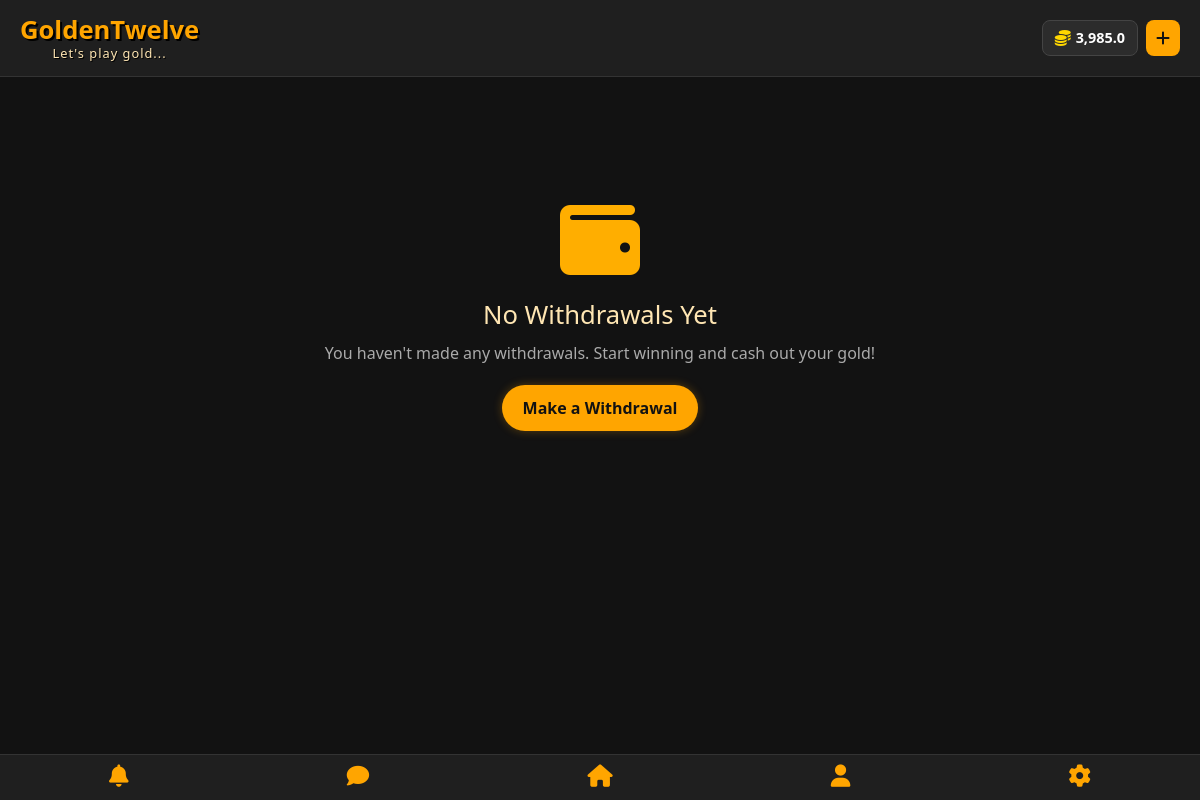
The app's page /withdrawalHistory (signed in), older data.
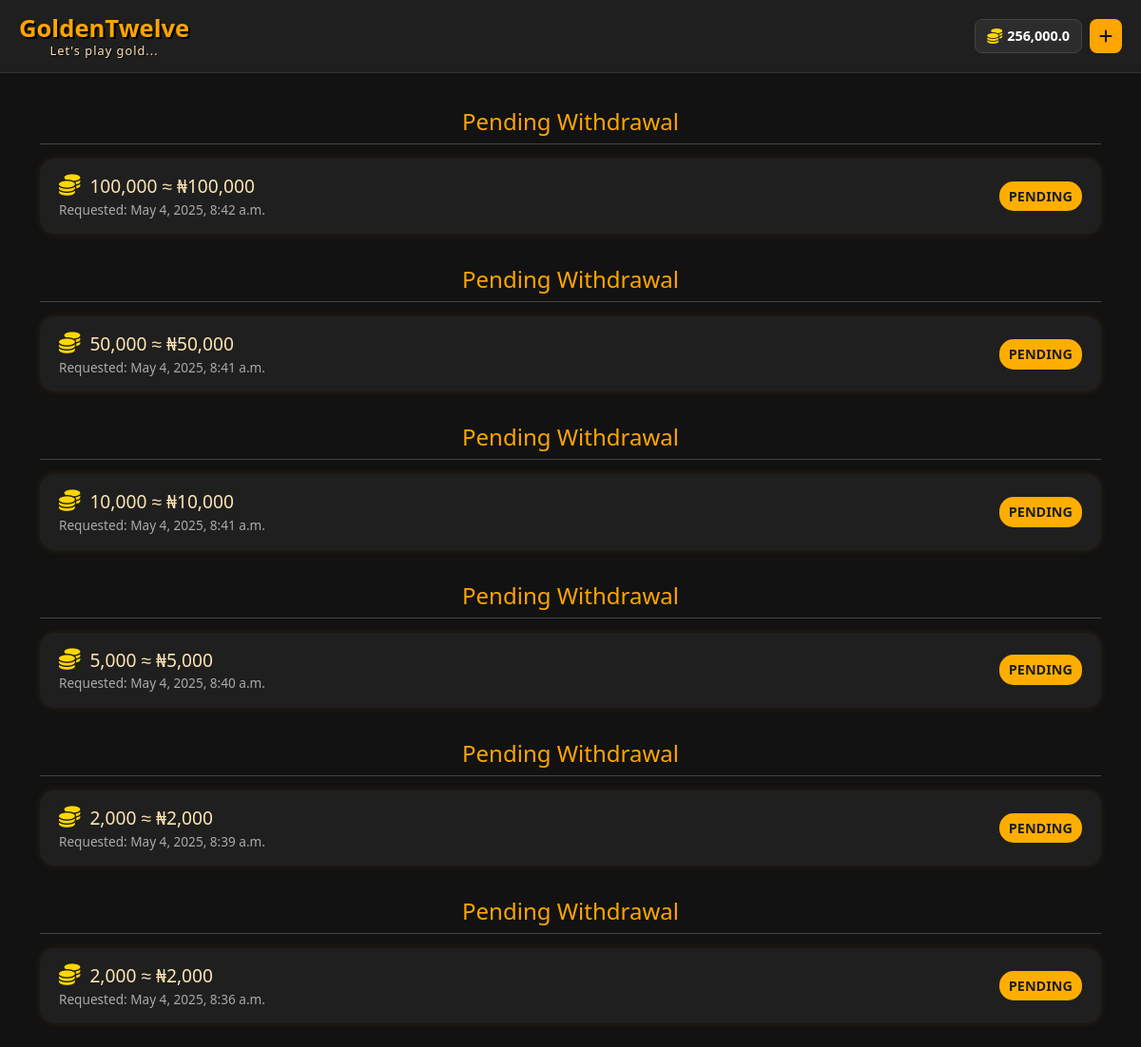
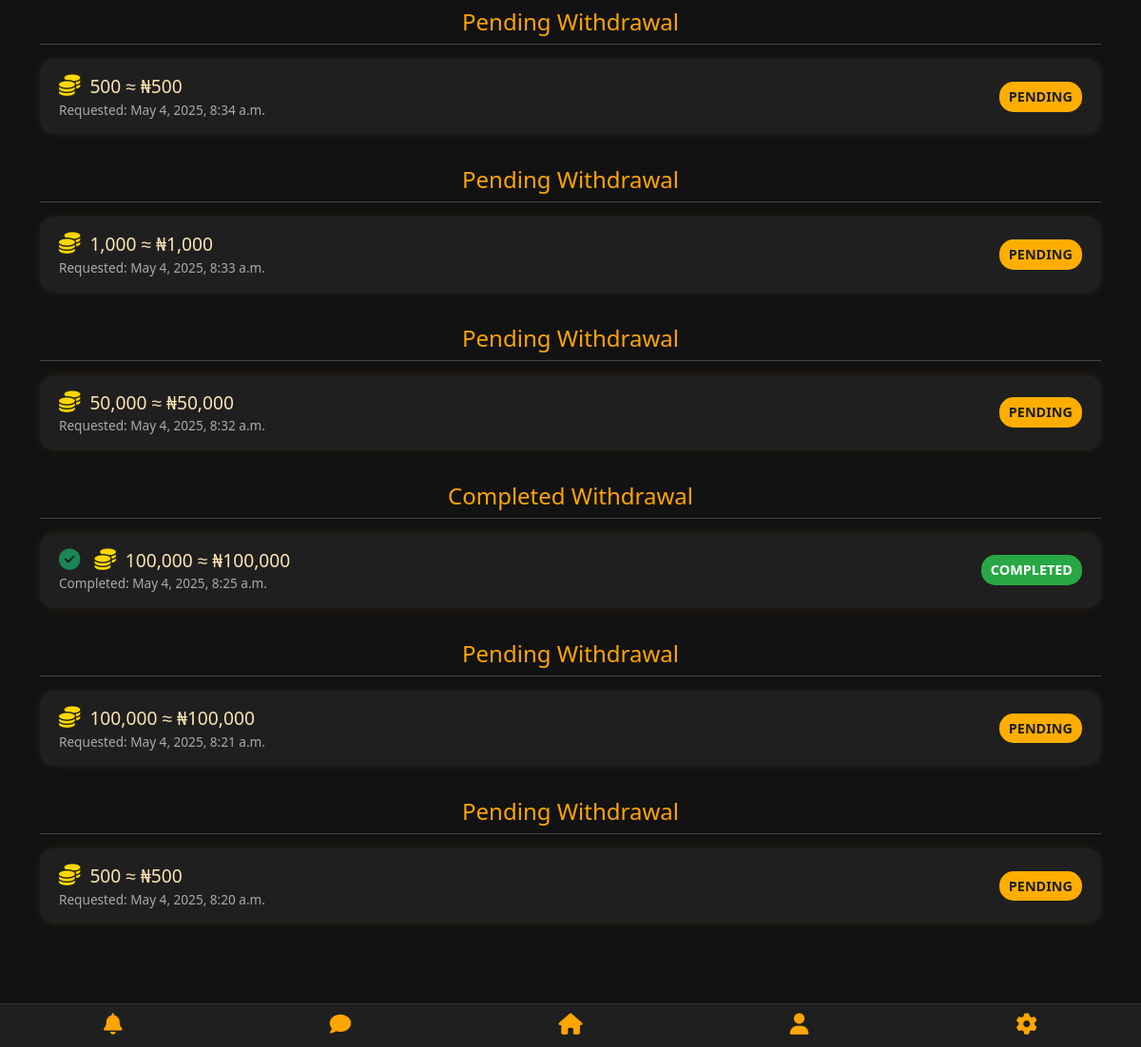
The same page, newer data (2 pictures, top to bottom).
### main/models.py (models this page shows, shortened)
class Withdrawals(models.Model):
    user = models.CharField(max_length=1000,null=True,blank=True)
    amount = models.CharField(max_length=1000,null=True,blank=True)
    status = models.CharField(default="Pending",max_length=1000,null=True,blank=True)
    date = models.DateTimeField(auto_now_add=True)

### main/views.py (the view)
# urls.py: path("withdrawalHistory",WithdrawalHistory.as_view(),name="withdrawal_history_page"),
class WithdrawalHistory(View):
    def get(self,request):
        if request.user.is_authenticated:
            get_username = request.user.username
            user_id = request.user.id
            get_member = Members.objects.get(id=int(user_id))
            get_member_balance = get_member.balance
            get_member_withdrawal_history = get_member.my_withdrawals.all()
            context = {
                "username": get_username,
                "balance": "{:,}".format(get_member_balance),
                "withdrawals": get_member_withdrawal_history
            }
            return render(request, "withdrawal_history.html", context)
        else:
            return redirect("index_page")

### templates/withdrawal_history.html (shortened to what this page needs)
{% load static %}
<!DOCTYPE html>
<html lang="en">
<head>
  <link href="https://cdn.jsdelivr.net/npm/bootstrap@5.3.2/dist/css/bootstrap.min.css" rel="stylesheet"/>
  <link href="https://cdnjs.cloudflare.com/ajax/libs/font-awesome/6.4.0/css/all.min.css" rel="stylesheet"/>
</head>
<body>
  <div class="navbar">
    <div class="navbar-brand">
      GoldenTwelve
      <small class="slogan text-center">Let's play gold...</small>
    </div>
    <div class="balance-section">
      <div class="balance-box">
        <i class="fas fa-coins gold-icon"></i> {{balance}}
      </div>
      <button class="add-money-icon" data-bs-toggle="modal" data-bs-target="#depositModal" title="Add Money">
        <i class="fas fa-plus"></i>
      </button>
    </div>
  </div>
  {% if withdrawals %}
  <div class="container">
    {% for i in withdrawals reversed %}
        {% if i.status == "Pending" %}
          <div class="section-title">Pending Withdrawal</div>
          <div class="transaction-card">
            <div class="transaction-info">
              <div class="transaction-amount"><i class="fas fa-coins gold-icon"></i>{{i.amount}}  ≈ ₦{{i.amount}}  </div>
              <time class="transaction-date">Requested: {{i.date}}</time>
            </div>
            <div class="status-badge pending">Pending</div>
          </div>
        {% elif i.status == "Completed" %}
          <div class="section-title">Completed Withdrawal</div>
          <div class="transaction-card">
            <div class="transaction-info">
              <div class="transaction-amount"><i class="fas fa-check-circle text-success"></i> <i class="fas fa-coins gold-icon"></i>{{i.amount}}  ≈  ₦{{i.amount}}</div>
              <div class="transaction-date">Completed: {{i.date}}</div>
            </div>
            <div class="status-badge completed">Completed</div>
          </div>
        {% endif %}
    {% endfor %}
  </div>
  {% else %}
    <div class="empty-state text-center">
      <i class="fas fa-wallet"></i>
      <h3>No Withdrawals Yet</h3>
      <p>You haven't made any withdrawals. Start winning and cash out your gold!</p>
      <a href="{% url 'make_withdrawal_page' %}" class="btn">Make a Withdrawal</a>
    </div>
  {% endif %}
  <div class="bottom-nav">
    <a href="{% url 'notification_alerts_page' %}"><i class="fas fa-bell" id="ringing"></i></a>
    <a href="{% url 'chat_page' %}"><i class="fas fa-comment" id="chatting"></i></a>
    <a href="{% url 'home_page' %}"><i class="fas fa-home"></i></a>
    <a href="/profile/{{username}}"><i class="fas fa-user"></i></a>
    <a href="/{{username}}/settings"><i class="fas fa-cog"></i></a>
  </div>
</body>
</html>

### templates/withdrawal_history.html (style rules this page uses)
body { background-color: #121212; color: #fff; font-family: 'Segoe UI', sans-serif; padding-top: 80px; padding-bottom: 120px; }
.navbar { position: fixed; top: 0; left: 0; right: 0; background-color: #1f1f1f; border-bottom: 1px solid #333; z-index: 1000; padding: 10px 20px; display: flex; justify-content: space-between; align-items: center; }
.navbar-brand { font-size: 1.6rem; font-weight: bold; color: orange; text-shadow: 2px 2px #000; display: flex; flex-direction: column; line-height: 1.2; }
.navbar-brand .slogan { font-size: 0.8rem; font-weight: 500; color: #ffe6b3; text-shadow: 1px 1px #000; animation: fadeInGlow 3s ease-in-out infinite alternate; letter-spacing: 1px; }
.balance-box { background-color: #2c2c2c; color: #fff; font-weight: bold; border: 1px solid #444; border-radius: 8px; padding: 6px 12px; font-size: 0.9rem; display: flex; align-items: center; gap: 5px; }
.gold-icon { animation: spin 3s linear infinite; font-size: 1rem; color: gold; }
.add-money-icon { background-color: orange; border: none; color: #121212; padding: 6px 10px; border-radius: 8px; font-size: 1rem; transition: 0.3s; }
.balance-section { display: flex; align-items: center; gap: 8px; }
.section-title { text-align: center; font-size: 1.5rem; color: orange; margin: 30px 0 15px; border-bottom: 1px solid #444; padding-bottom: 5px; }
.transaction-card { background-color: #1f1f1f; border-radius: 15px; box-shadow: 0 0 10px rgba(255,140,0,0.1); padding: 15px 20px; margin: 10px 0; display: flex; justify-content: space-between; align-items: center; }
.transaction-card i { font-size: 1.4rem; margin-right: 10px; }
.transaction-info { display: flex; flex-direction: column; }
.transaction-amount { font-size: 1.2rem; color: #ffe6b3; }
.transaction-date { font-size: 0.85rem; color: #aaa; }
.status-badge { font-size: 0.9rem; padding: 5px 10px; border-radius: 15px; text-transform: uppercase; font-weight: bold; }
.pending { background-color: #ffae00; color: #1f1f1f; }
.completed { background-color: #28a745; color: white; }
.bottom-nav { position: fixed; bottom: 0; left: 0; right: 0; background-color: #1f1f1f; border-top: 1px solid #333; display: flex; justify-content: space-around; padding: 10px 0; z-index: 999; }
.bottom-nav a i { color: orange; font-size: 1.4rem; }

Row changes from the older to the newer data that the page shows:
added Withdrawals: amount "100,000", date "May 4, 2025, 8:42 a.m."
added Withdrawals: amount "50,000", date "May 4, 2025, 8:41 a.m."
added Withdrawals: amount "10,000", date "May 4, 2025, 8:41 a.m."
added Withdrawals: amount "5,000", date "May 4, 2025, 8:40 a.m."
added Withdrawals: amount "2,000", date "May 4, 2025, 8:39 a.m."
added Withdrawals: amount "2,000", date "May 4, 2025, 8:36 a.m."
added Withdrawals: amount "500", date "May 4, 2025, 8:34 a.m."
added Withdrawals: amount "1,000", date "May 4, 2025, 8:33 a.m."
added Withdrawals: amount "50,000", date "May 4, 2025, 8:32 a.m."
added Withdrawals: amount "100,000", date "May 4, 2025, 8:25 a.m."
added Withdrawals: amount "100,000", date "May 4, 2025, 8:21 a.m."
added Withdrawals: amount "500", date "May 4, 2025, 8:20 a.m."
Text that changed along with them:
{{ balance }}: "3,985.0" → "256,000.0"
text no longer shown: "No Withdrawals Yet You haven't made any withdrawals. Start winning and cash out your gold! Make a Withdrawal"
